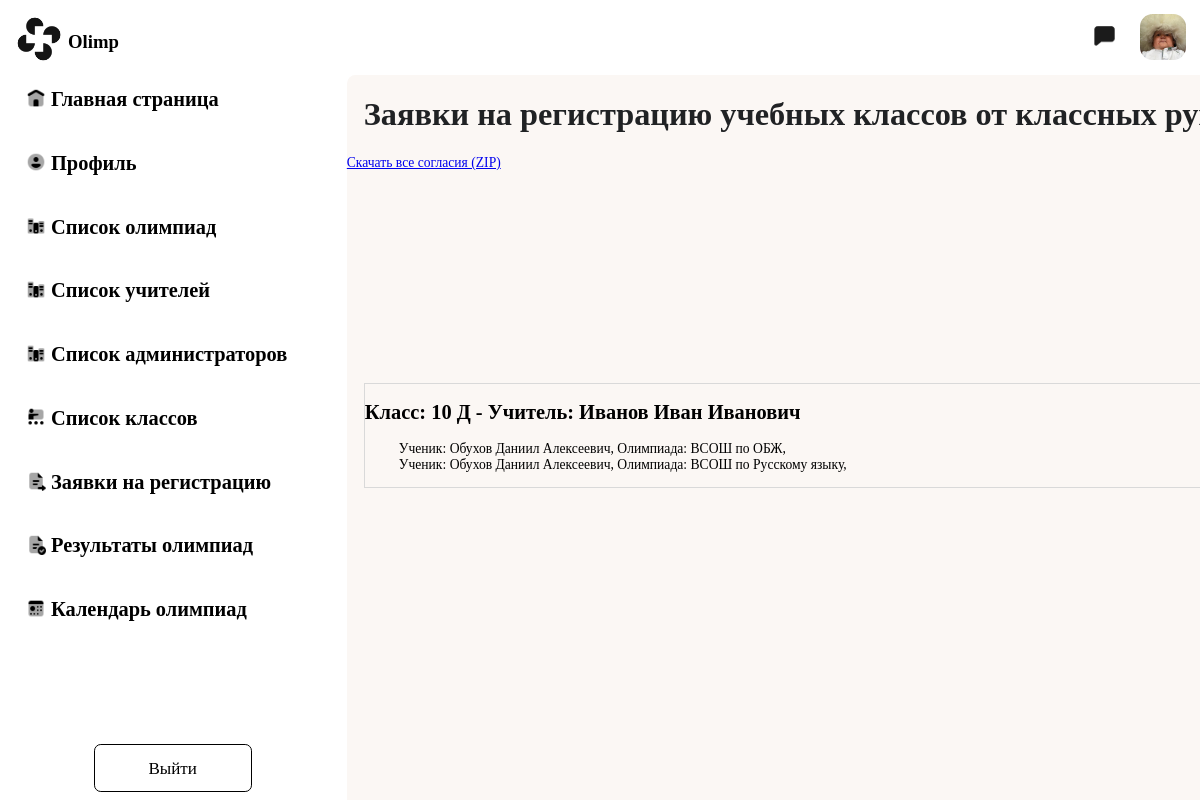
The page /register/applications/classroom/teachers/ (signed in) on the database as committed earlier.
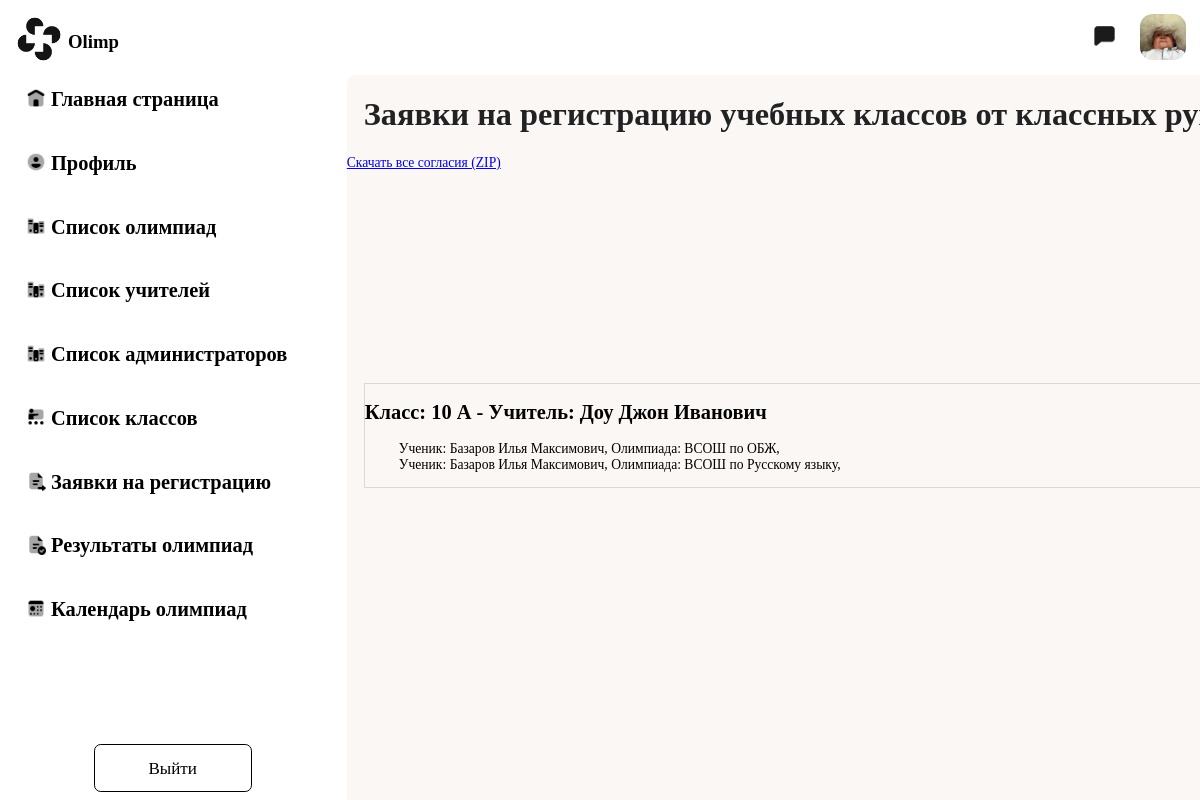
The same page on the database as committed later.
### main/models.py (models this page shows, shortened)
class Classroom(models.Model):
    class Meta:
        verbose_name_plural = "Учебные классы"
        verbose_name = 'Учебный класс'
    number = models.IntegerField('Цифра', blank=True, null=True)
    letter = models.CharField('Буква', max_length=1, blank=True, null=True)
    teacher = models.ForeignKey(to='users.User', blank=True, null=True, on_delete=models.CASCADE,
                                related_name='teacher')
    child = models.ManyToManyField(to='users.User', blank=True, related_name='Child')
    def __str__(self):
        return f'{self.number} {self.letter} - {self.teacher}'

class Olympiad(models.Model):
    class Meta:
        verbose_name_plural = "Олимпиады"
        verbose_name = 'Олимпиада'
    name = models.CharField('Название олимпиады', max_length=256)
    description = models.TextField('Описание олимпиады', blank=True, null=True)
    category = models.ForeignKey(to='categories', on_delete=models.CASCADE, verbose_name='Категория олимпиады',
                                 max_length=256)
    level = models.ForeignKey(to='Level_olympiad', on_delete=models.CASCADE, verbose_name='Название уровня',
                              max_length=256)
    next_stage = models.ForeignKey('Stage', on_delete=models.SET_NULL, null=True, blank=True,
                                   related_name='next_olympiads', verbose_name='Следующий этап')
    stage = models.ForeignKey(to='Stage', on_delete=models.CASCADE, verbose_name='Название этапа', max_length=256)
    subject = models.ForeignKey('Subject', on_delete=models.CASCADE, verbose_name='Название школьного предмета')
    class_olympiad = models.IntegerField('Класс олимпиады')
    date = models.DateField('Дата проведения')
    time = models.TimeField('Время проведения')
    location = models.CharField('Место проведения олимпиады', max_length=256)

### users/models.py (models this page shows, shortened)
class User(AbstractUser):
    class Meta:
        verbose_name_plural = "Пользователи"
        verbose_name = "Пользователь"
    class Gender(models.TextChoices):
        MALE = 'М'
        WOMENS = 'Ж'
    image = models.ImageField(upload_to='users_images', null=True, blank=True)
    surname = models.CharField(
        "Отчество пользователя (при наличии)", max_length=256, blank=True, null=True
    )
    birth_date = models.DateField('Дата рождения', blank=True, null=True)
    gender = models.CharField("Пол учителя", max_length=2, choices=Gender.choices, default=Gender.MALE)
    is_teacher = models.BooleanField("Учитель", default=False, blank=True,
                                     null=True)  # null ИЗМЕНИТЬ НА FALSE когда будет страница регистрации
    is_child = models.BooleanField("Ученик", default=False, blank=True,
                                   null=True)  # null ИЗМЕНИТЬ НА FALSE когда будет страница регистрации
    is_admin = models.BooleanField("Администратор",
                                   default=False, blank=True,
                                   null=True)  # null ИЗМЕНИТЬ НА FALSE когда будет страница регистрации
    classroom_guide = models.ForeignKey('main.Classroom', related_name='classroom_teachers', blank=True,
                                        on_delete=models.CASCADE, null=True)
    subject = models.ManyToManyField(to="main.Subject", verbose_name="Какой предмет ведёт учитель", blank=True)
    post_job_teacher = models.ManyToManyField(to="main.Post", verbose_name="Должность учителя", blank=True)
    classroom = models.ForeignKey(to='main.Classroom', on_delete=models.CASCADE, verbose_name='Класс ученика',
                                  blank=True, null=True)
    def __str__(self):
        if self.is_teacher:
            return f"Учитель: {self.last_name} {self.first_name} {self.surname}"
        elif self.is_admin:
            return f"Администратор: {self.last_name} {self.first_name} {self.surname}"
        elif self.is_child:
            return f"{self.last_name} {self.first_name} {self.surname}"
        else:
            return f"Неизвстная роль: {self.last_name} {self.first_name} {self.surname}"

### register/models.py (models this page shows, shortened)
class Register_admin(models.Model):
    teacher_admin = models.ForeignKey('users.User', on_delete=models.CASCADE, verbose_name='teacher_admin')
    child_admin = models.ForeignKey('users.User', on_delete=models.CASCADE, related_name='child_admin')
    Olympiad_admin = models.ForeignKey('main.Olympiad', on_delete=models.CASCADE, related_name='Olympiad_admin')
    status_admin = models.BooleanField(default=False)
    status_teacher = models.BooleanField(default=False)

### register/views.py (the view)
# urls.py: path('applications/classroom/teachers/', RegisterListClassroom.as_view(),
class RegisterListClassroom(AdminRequiredMixin, View):
    def get(self, request):
        if request.user.is_admin:
            registers = Register_admin.objects.all()
            grouped_registers = {}
            for register in registers:
                classroom = register.child_admin.classroom  # Предполагаем, что у модели child_admin есть поле classroom
                if classroom not in grouped_registers:
                    grouped_registers[classroom] = []
                grouped_registers[classroom].append(register)
            context = {
                'grouped_registers': grouped_registers
            }
            return render(request, 'applications-from-classroom-teachers/register_classroom_admin.html',
                          context)
        else:
            return HttpResponseForbidden()

### users/mixins.py (called while the page is built)
    def dispatch(self, request, *args, **kwargs):
        if not request.user.is_authenticated or not request.user.is_admin:
            raise PermissionDenied
        return super().dispatch(request, *args, **kwargs)

### register/templates/applications-from-classroom-teachers/register_classroom_admin.html (shortened to what this page needs)
<!DOCTYPE html>
{% load static %}
<html lang="en">
<head>
    <link rel="stylesheet" href="{% static 'applications-from-classroom-teachers/applications-from-classroom-teachers.css' %}" id="them">
    <link rel="stylesheet" href="{% static 'header/header.css' %}">
    <link rel="stylesheet" href="{% static 'navbar/navbar.css' %}">
</head>
{% include 'header/header.html' %}
{% include 'navbar/navbar.html' %}
<body>
<div class="main">
    <div class="toptext">
        <h1 class="toptext1">Заявки на регистрацию учебных классов от классных руководителей</h1>
    </div>
    <a href="{% url 'docs:download_applications_zip' %}" class="btn btn-primary">Скачать все согласия (ZIP)</a>
    <div class="mainblock">
        <div class="tablespisok">
            {% for classroom, registers in grouped_registers.items %}
                <h2>Класс: {{ classroom }}</h2>
                <ul>
                    {% for register in registers %}
                        <li>
                            Ученик: {{ register.child_admin }},
                            Олимпиада: {{ register.Olympiad_admin.name }},
                        </li>
                    {% endfor %}
                </ul>
            {% endfor %}
        </div>
    </div>
</div>
</body>
</html>

Rows that differ between the two databases and show on the page:
removed Classroom: number+letter+teacher "10 Д - Учитель: Иванов Иван Иванович"
removed Register_admin: child_admin "Обухов Даниил Алексеевич", Olympiad_admin.name "ВСОШ по ОБЖ", shown under "10 Д - Учитель: Иванов Иван Иванович"
removed Register_admin: child_admin "Обухов Даниил Алексеевич", Olympiad_admin.name "ВСОШ по Русскому языку", shown under "10 Д - Учитель: Иванов Иван Иванович"
added Classroom: number+letter+teacher "10 А - Учитель: Доу Джон Иванович"
added Register_admin: child_admin "Базаров Илья Максимович", Olympiad_admin.name "ВСОШ по ОБЖ", shown under "10 А - Учитель: Доу Джон Иванович"
added Register_admin: child_admin "Базаров Илья Максимович", Olympiad_admin.name "ВСОШ по Русскому языку", shown under "10 А - Учитель: Доу Джон Иванович"
